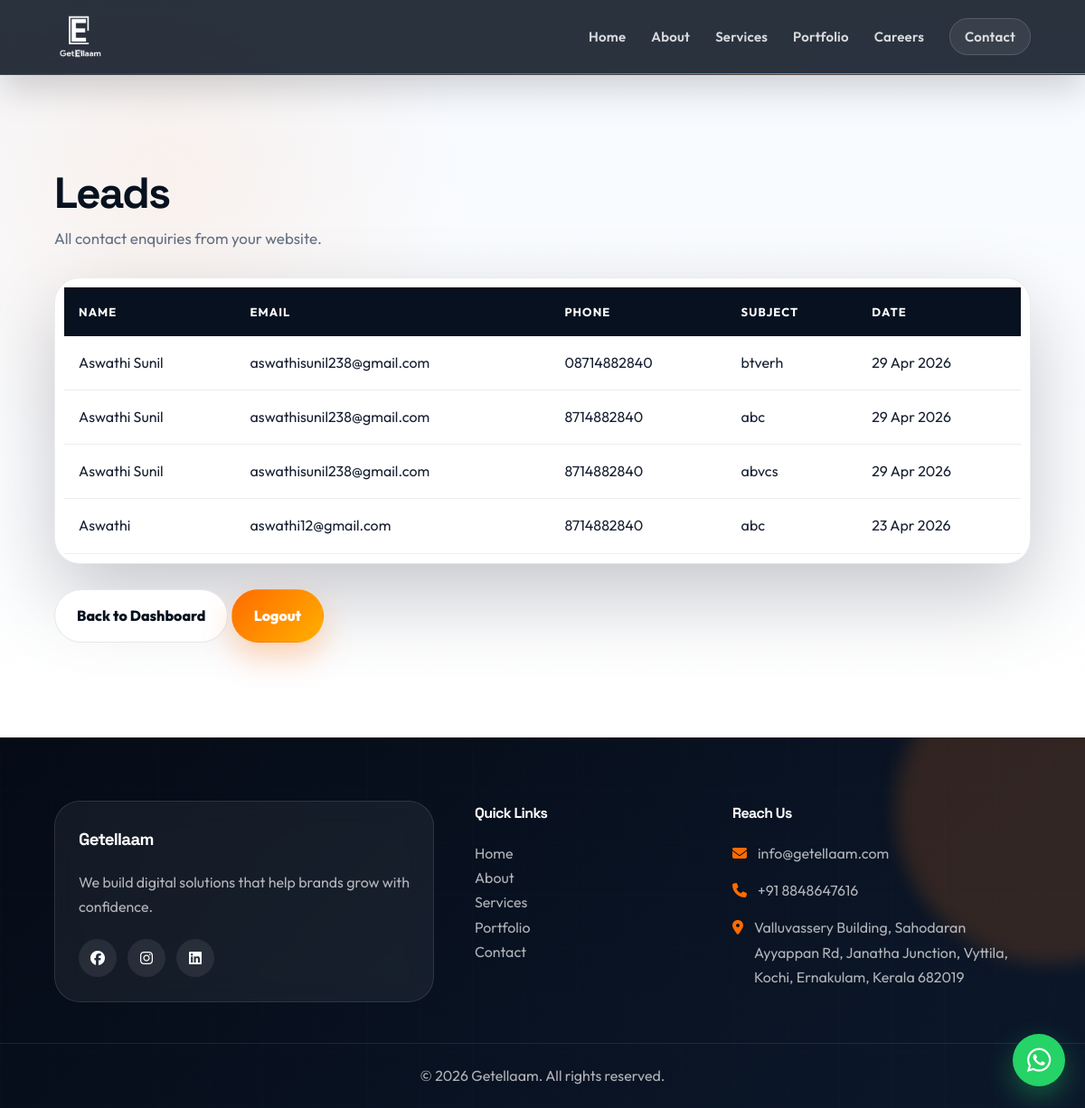
Screenshot of /dashboard/leads/ (signed in) with the database file from the repository.
### getellaam/models.py (models this page shows, shortened)
class Lead(models.Model):
    full_name = models.CharField(max_length=150)
    email = models.EmailField()
    phone = models.CharField(max_length=20, blank=True)
    subject = models.CharField(max_length=200, blank=True)
    message = models.TextField()
    submitted_on = models.DateTimeField(auto_now_add=True)
    is_contacted = models.BooleanField(default=False)
    class Meta:
        ordering = ['-submitted_on']

### getellaam/views.py (the view)
# urls.py: path('dashboard/leads/', views.dashboard_leads, name='dashboard_leads'),
@login_required
def dashboard_leads(request):
    if not request.user.is_staff:
        return redirect('home')
    leads = Lead.objects.all()
    return render(request, 'dashboard/leads.html', {'leads': leads})

### templates/dashboard/leads.html (shortened to what this page needs)
{% extends 'base.html' %}
{% block content %}
<section class="dashboard-section">
    <div class="container">
        <h1>Leads</h1>
        <p>All contact enquiries from your website.</p>
        <div class="table-wrapper">
            <table class="dashboard-table">
                <thead>
                    <tr>
                        <th>Name</th>
                        <th>Email</th>
                        <th>Phone</th>
                        <th>Subject</th>
                        <th>Date</th>
                    </tr>
                </thead>
                <tbody>
                    {% for lead in leads %}
                        <tr>
                            <td>{{ lead.full_name }}</td>
                            <td>{{ lead.email }}</td>
                            <td>{{ lead.phone }}</td>
                            <td>{{ lead.subject }}</td>
                            <td>{{ lead.submitted_on|date:"d M Y" }}</td>
                        </tr>
                    {% empty %}
                        <tr>
                            <td colspan="5">No leads found.</td>
                        </tr>
                    {% endfor %}
                </tbody>
            </table>
        </div>
        <a href="{% url 'dashboard' %}" class="btn btn-outline">Back to Dashboard</a>
        <a href="{% url 'admin_logout' %}" class="btn btn-primary">Logout</a>
    </div>
</section>
{% endblock %}

### static/css/style.css (style rules this page uses)
:root { --primary:#ff6b00; --primary-2:#ffb000; --dark:#07111f; --dark-2:#0d1b2e; --text:#172033; --muted:#637083; --light:#f6f8fc; --white:#ffffff; --border:rgba(15,23,42,.1); --shadow:0 24px 70px rgba(7,17,31,.12); --radius:24px; }
* { margin:0;padding:0;box-sizing:border-box }
html { scroll-behavior:smooth }
body { font-family:'Outfit',Arial,sans-serif; color:var(--text); background:#fff; line-height:1.7; overflow-x:hidden; }
h1,h2,h3,h4,h5,h6, .hero-copy h1, .section-copy h2, .section-heading h2, .neo-page-center h1, .neo-page-copy h1, .cta-grid h2, .cta-premium-card h2 { font-family:'Space Grotesk',Arial,sans-serif; font-weight:700; letter-spacing:-0.04em; }
p, a, li, span, button, input, textarea, select { font-family:'Outfit',Arial,sans-serif; }
a { text-decoration:none;color:inherit }
.container { width:min(1180px,90%);margin:0 auto }
section { padding:95px 0 }
.btn { display:inline-flex;align-items:center;justify-content:center;gap:10px;padding:15px 24px;border-radius:999px;font-weight:800;transition:.3s;border:1px solid transparent }
.btn-primary { background:linear-gradient(135deg,var(--primary),var(--primary-2));color:#fff;box-shadow:0 16px 34px rgba(255,107,0,.28) }
:root { scroll-behavior:smooth }
.btn { position:relative;overflow:hidden }
.btn:before { content:"";position:absolute;top:0;left:-100%;width:70%;height:100%;background:linear-gradient(90deg,transparent,rgba(255,255,255,.42),transparent);transform:skewX(-20deg);transition:.65s }
:root { --neo-bg:#050b16; --neo-card:rgba(255,255,255,.085); --neo-border:rgba(255,255,255,.14); --neo-cyan:#38bdf8; --neo-purple:#8b5cf6; --neo-orange:#ff7a18; --neo-shadow:0 35px 90px rgba(2,6,23,.22); }
body:before { content:"";position:fixed;inset:0;pointer-events:none;z-index:-2;background:radial-gradient(circle at 12% 18%,rgba(255,122,24,.08),transparent 28%),radial-gradient(circle at 88% 24%,rgba(56,189,248,.08),transparent 30%),linear-gradient(180deg,#fff 0%,#f8fbff 45%,#fff 100%) }
.btn-outline { background:#fff;border:1px solid var(--border);color:var(--dark) }
.dashboard-section { min-height:calc(100vh - 82px);padding:105px 0;background:radial-gradient(circle at 15% 15%,rgba(255,122,24,.08),transparent 28%),linear-gradient(180deg,#f7faff,#fff) }
.dashboard-section h1 { font-size:clamp(34px,4vw,54px);letter-spacing:-.04em;color:var(--dark);line-height:1.08;margin-bottom:10px }
.dashboard-section> .container > p { color:var(--muted);font-size:17px;margin-bottom:28px }
.table-wrapper { overflow:auto;background:#fff;border-radius:28px;border:1px solid rgba(15,23,42,.08);box-shadow:var(--neo-shadow);margin:28px 0;padding:10px }
.dashboard-table { width:100%;border-collapse:collapse;min-width:760px }
.dashboard-table th { background:#07111f;color:#fff;text-align:left;padding:16px;font-size:13px;text-transform:uppercase;letter-spacing:.08em }
.dashboard-table td { padding:16px;border-bottom:1px solid rgba(15,23,42,.08);color:var(--text) }

### rows the page displays
Lead: full_name "Aswathi Sunil", email "aswathisunil238@gmail.com", phone "08714882840", subject "btverh", submitted_on "29 Apr 2026"
Lead: full_name "Aswathi Sunil", email "aswathisunil238@gmail.com", phone "8714882840", subject "abc", submitted_on "29 Apr 2026"
Lead: full_name "Aswathi Sunil", email "aswathisunil238@gmail.com", phone "8714882840", subject "abvcs", submitted_on "29 Apr 2026"
Lead: full_name "Aswathi", email "aswathi12@gmail.com", phone "8714882840", subject "abc", submitted_on "23 Apr 2026"
